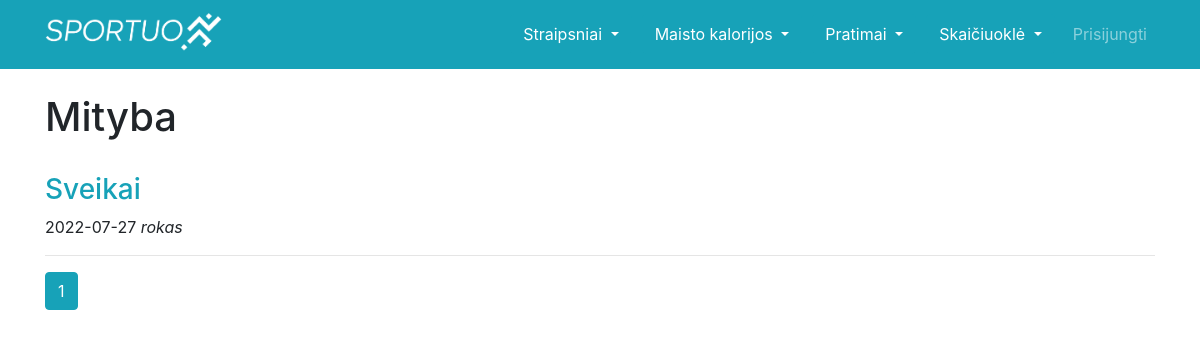
Screenshot of /straipsniai_sveikata with the database file from the repository.
### app.py (models this page shows, shortened)
class Straipsnis(db.Model):
    __tablename__ = "straipsnis"
    id = db.Column(db.Integer, primary_key=True)
    vardas = db.Column("Vardas", db.String(), nullable=False)
    pavadinimas = db.Column("Pavadinimas", db.String(), nullable=False)
    tema = db.Column("Tema", db.String(), nullable=False)
    data = db.Column("Data", db.DateTime(), nullable=False, default=datetime.today())
    tekstas = db.Column("Tekstas", db.String(), nullable=False)

### app.py (the view)
@app.route('/straipsniai_sveikata')
def straipsniai_sveikata():
    page = request.args.get('page', 1, type=int)
    data = Straipsnis.query.filter_by(tema="Sveikata").order_by(Straipsnis.data.desc()).paginate(page=page, per_page=9)
    return render_template('straipsniai_sveikata.html', data=data, datetime=datetime)

### templates/straipsniai_sveikata.html
{% extends "base.html" %}
{% block content %}
<h1>Mityba</h1>
<br>
{% for straipsnis in data.items %}
<h3><a href="{{ url_for('straipsnis',tema=straipsnis.tema, pavadinimas=straipsnis.pavadinimas, id=straipsnis.id) }}"
class="text-info">{{ straipsnis.pavadinimas.capitalize() }}</a></h3>
<p>{{ datetime.strftime(straipsnis.data, "%Y-%m-%d")}} <i>{{ straipsnis.vardas }}</i></p>
<hr>
{% endfor %}
{% for page_num in data.iter_pages(left_edge=1, right_edge=1, left_current=1, right_current=2) %}
  {% if page_num %}
    {% if data.page == page_num %}
      <a class="btn btn-info mb-4" href="{{ url_for('straipsniai_sveikata', page=page_num) }}">{{ page_num }}</a>
    {% else %}
      <a class="btn btn-outline-info mb-4" href="{{ url_for('straipsniai_sveikata', page=page_num) }}">{{ page_num }}</a>
    {% endif %}
  {% else %}
    ...
  {% endif %}
{% endfor %}
{% endblock %}

### static/css/style.css (style rules this page uses)
body, html { height: 100%; }
* { box-sizing: border-box; }

### rows the page displays
Straipsnis: pavadinimas "Sveikai", strftime "2022-07-27", vardas "rokas"

### other values shown
{{ page_num }} "1"
